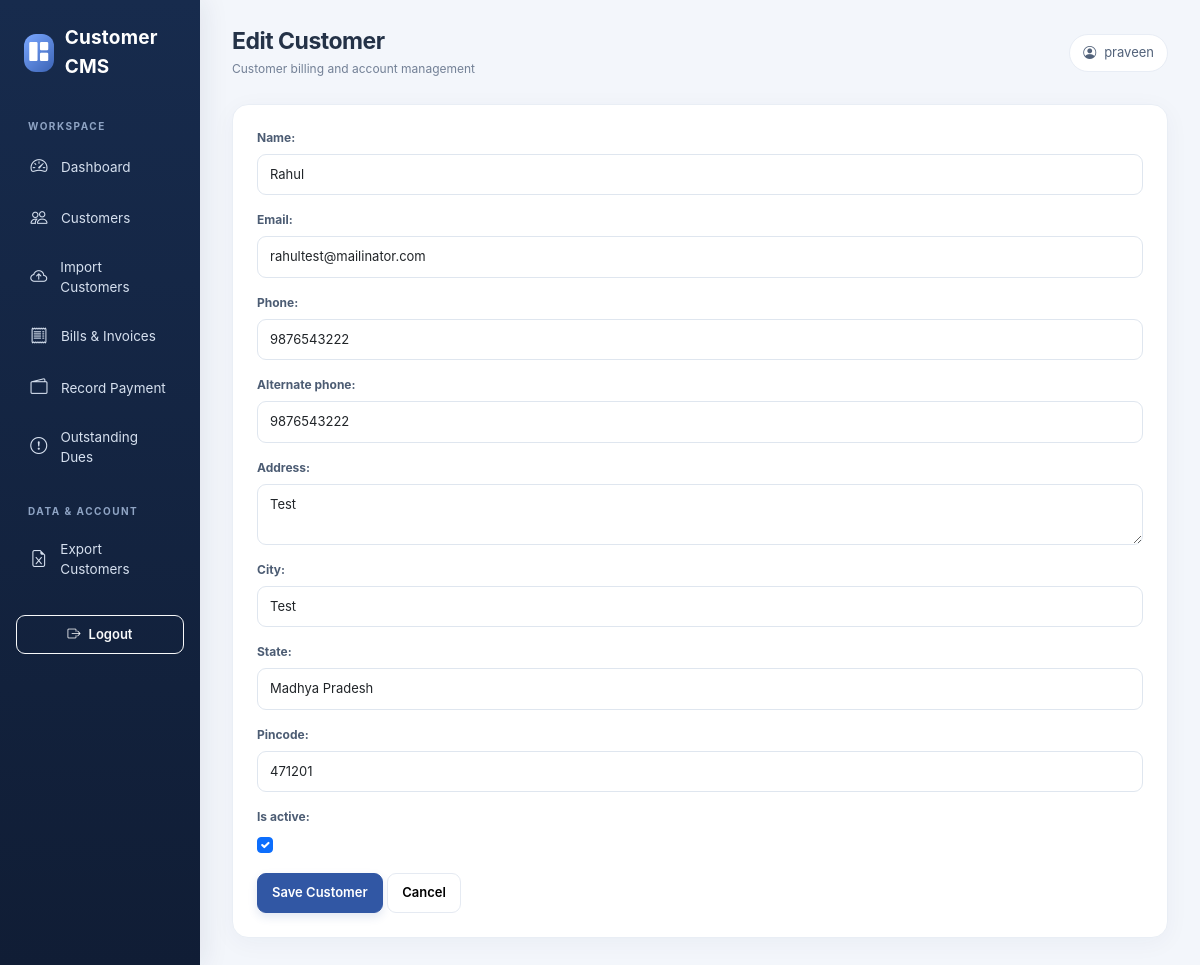
The page /customers/1/edit/ (signed in) on the database its author committed.
### customers/models.py (models this page shows, shortened)
class Customer(models.Model):
    name = models.CharField(max_length=180)
    email = models.EmailField(blank=True)
    phone = models.CharField(max_length=20, db_index=True)
    alternate_phone = models.CharField(max_length=20, blank=True)
    address = models.TextField(blank=True)
    city = models.CharField(max_length=100, blank=True)
    state = models.CharField(max_length=100, blank=True)
    pincode = models.CharField(max_length=12, blank=True)
    is_active = models.BooleanField(default=True)
    created_at = models.DateTimeField(auto_now_add=True)
    class Meta:
        ordering = ["name"]
        constraints = [
            models.UniqueConstraint(fields=["phone"], name="unique_customer_phone")
        ]

### customers/views.py (the view)
# urls.py: path("customers/<int:pk>/edit/", views.customer_edit, name="customer_edit"),
@login_required
def customer_edit(request, pk):
    customer = get_object_or_404(Customer, pk=pk)
    form = CustomerForm(request.POST or None, instance=customer)
    if form.is_valid():
        form.save(); messages.success(request, "Customer updated.")
        return redirect("customer_detail", pk=pk)
    return render(request, "customers/customer_form.html", {"form": form, "title": "Edit Customer"})

### customers/forms.py
class CustomerForm(BootstrapModelForm):
    class Meta:
        model = Customer
        fields = ["name", "email", "phone", "alternate_phone", "address", "city", "state", "pincode", "is_active"]
        widgets = {"address": forms.Textarea(attrs={"rows": 2})}

### templates/customers/customer_form.html
{% extends "base.html" %}{% block heading %}{{ title }}{% endblock %}{% block content %}<div class="card p-4"><form method="post">{% csrf_token %}{{ form.as_p }}<button class="btn btn-primary">Save Customer</button> <a class="btn btn-light" href="{% url 'customer_list' %}">Cancel</a></form></div>{% endblock %}

### templates/base.html (shortened to what this page needs)
<!doctype html>
<html lang="en">
<head>
<link href="https://cdn.jsdelivr.net/npm/bootstrap@5.3.3/dist/css/bootstrap.min.css" rel="stylesheet">
<link href="https://cdn.jsdelivr.net/npm/bootstrap-icons@1.11.3/font/bootstrap-icons.css" rel="stylesheet">
</head><body>
{% if user.is_authenticated %}
<div class="container-fluid"><div class="row">
<aside class="col-md-2 sidebar">
<div class="brand"><span class="brand-mark"><i class="bi bi-grid-1x2-fill"></i></span><span>Customer CMS</span></div>
<div class="nav-caption">Workspace</div>
<a href="{% url 'dashboard' %}"><i class="bi bi-speedometer2"></i>Dashboard</a>
<a href="{% url 'customer_list' %}"><i class="bi bi-people"></i>Customers</a>
<a href="{% url 'customer_import' %}"><i class="bi bi-cloud-arrow-up"></i>Import Customers</a>
<a href="{% url 'bill_list' %}"><i class="bi bi-receipt"></i>Bills & Invoices</a>
<a href="{% url 'payment_create' %}"><i class="bi bi-wallet2"></i>Record Payment</a>
<a href="{% url 'due_list' %}"><i class="bi bi-exclamation-circle"></i>Outstanding Dues</a>
<div class="nav-caption mt-3">Data & Account</div>
<a href="{% url 'export_customers' %}"><i class="bi bi-file-earmark-excel"></i>Export Customers</a>
<form method="post" action="{% url 'logout' %}" class="mt-4">{% csrf_token %}<button class="btn btn-outline-light btn-sm w-100"><i class="bi bi-box-arrow-right me-2"></i>Logout</button></form>
</aside>
<main class="col-md-10 main">
<div class="topbar"><div><h1 class="page-title">{% block heading %}Overview{% endblock %}</h1><div class="page-subtitle">Customer billing and account management</div></div><span class="user-chip"><i class="bi bi-person-circle me-2"></i>{{ user.username }}</span></div>
{% block content %}{% endblock %}
</main></div></div>
{% else %}{% block auth_content %}{% endblock %}{% endif %}
</body></html>

### templates/base.html (style rules this page uses)
:root { --navy:#14213d;--blue:#3157a4;--ink:#243247;--muted:#738096;--canvas:#f3f6fb }
* { box-sizing:border-box }
body { background:var(--canvas);color:var(--ink);font-family:Inter,system-ui,-apple-system,"Segoe UI",sans-serif }
.sidebar { min-height:100vh;background:linear-gradient(180deg,#172b4d 0%,#101d35 100%);padding:0 16px 22px;box-shadow:5px 0 24px rgba(21,40,72,.08) }
.brand { display:flex;align-items:center;gap:11px;color:#fff;padding:24px 8px 28px;font-size:19px;font-weight:750;letter-spacing:.2px }
.brand-mark { height:38px;width:38px;border-radius:12px;background:linear-gradient(135deg,#7aa7ff,#3b63b5);display:grid;place-items:center;font-size:19px }
.nav-caption { font-size:10px;color:#8fa4c4;text-transform:uppercase;letter-spacing:1.5px;padding:10px 12px 5px;font-weight:700 }
.sidebar a { color:#d6e0ef;text-decoration:none;display:flex;align-items:center;gap:12px;padding:11px 13px;border-radius:10px;margin:4px 0;font-size:13.5px;transition:.2s }
.sidebar a i { font-size:17px;width:20px;text-align:center }
.main { padding:28px 32px;max-width:1600px }
.topbar { display:flex;justify-content:space-between;align-items:center;margin-bottom:26px }
.page-title { font-size:23px;font-weight:750;letter-spacing:-.5px;margin:0 }
.page-subtitle { color:var(--muted);font-size:12px;margin-top:4px }
.user-chip { background:#fff;border:1px solid #e8edf5;padding:8px 13px;border-radius:30px;font-size:13px;color:#52627a }
.card { border:1px solid #e9eef5;border-radius:16px;box-shadow:0 5px 24px rgba(31,55,90,.045);background:#fff }
.btn { border-radius:9px;font-weight:600;font-size:13px;padding:9px 14px }
.btn-primary { background:var(--blue);border-color:var(--blue);box-shadow:0 4px 10px rgba(49,87,164,.14) }
.btn-light { border:1px solid #e5eaf2;background:#fff }
.form-control,.form-select { border:1px solid #dfe6ef;border-radius:9px;padding:10px 12px;font-size:13px;box-shadow:none!important }
form p { margin-bottom:16px }
form p label { display:block;font-size:12px;font-weight:700;color:#4c5c73;margin-bottom:7px }
form p input,form p select,form p textarea { width:100% }

### rows shown on the page
Customer: name "Rahul", email "rahultest@mailinator.com", phone "9876543222", alternate_phone "9876543222", address "Test", city "Test", state "Madhya Pradesh", pincode "471201", is_active "☑"

### other values the page prints
{{ title }} "Edit Customer"
{{ user.username }} "praveen"
